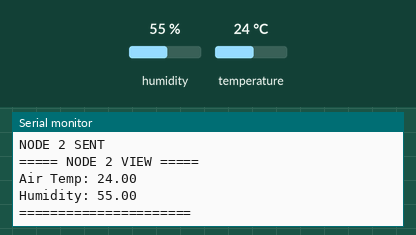
Recording of a program running on a simulated ESP32. On the bench: the last lines printed to the serial monitor. The inputs (shaded band) are chosen by the test bench; at power-on: humidity 55 %, temperature 24 °C.

Above: at 1.2 s.
1.3 s: humidity set to 22 %
2.8 s: temperature set to 12 °C
At 4.2 s:
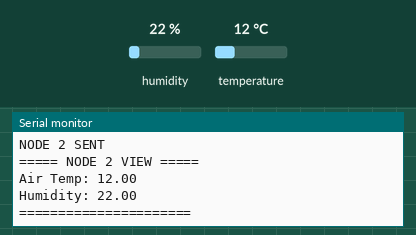
4.3 s: humidity set to 40 %
At 9.3 s:
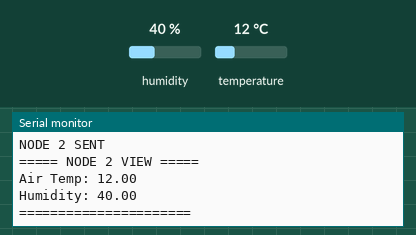

Measured:
- after the input at 2.8 s, the serial monitor: prints a new line after 1.3 s (image 1)
- after the input at 4.3 s, the serial monitor: prints a new line after 3.8 s (image 2)

The program:

main.cpp
```cpp
#include <Arduino.h>
#include <WiFi.h>
#include <esp_now.h>
#include <Wire.h>
#include <Adafruit_SHT31.h>

Adafruit_SHT31 sht;


uint8_t HELTEC1[] = {0x24,0x58,0x7C,0x5B,0x3C,0xA8};
uint8_t NODE1[]   = {0x44,0x17,0x93,0xE4,0xDE,0x90};
uint8_t NODE3[]   = {0xC8,0x2E,0x18,0xAC,0x52,0x34};

typedef struct {
  int node_id;
  float soil_moisture;
  float soil_temperature;
  float conductivity;
  float ph;
  float air_temperature;
  float humidity;
  float distance;
  uint8_t hop;
  uint8_t source_id;
} SensorData;

SensorData data;
SensorData n1, n3;

#if ESP_IDF_VERSION >= ESP_IDF_VERSION_VAL(5, 0, 0)
void OnRecv(const esp_now_recv_info_t *info, const uint8_t *d, int len) {
#else
void OnRecv(const uint8_t *mac, const uint8_t *d, int len) {
#endif
  SensorData in;
  memcpy(&in, d, sizeof(in));

  if (in.node_id == 1) n1 = in;
  if (in.node_id == 3) n3 = in;
}

void sendData() {
  if (esp_now_send(HELTEC1, (uint8_t*)&data, sizeof(data)) != ESP_OK) {
    esp_now_send(NODE1, (uint8_t*)&data, sizeof(data));
    esp_now_send(NODE3, (uint8_t*)&data, sizeof(data));
  }
  Serial.println("NODE 2 SENT");
}

void setup() {
  Serial.begin(115200);

  Wire.begin();
  sht.begin(0x44);

  WiFi.mode(WIFI_STA);
  esp_now_init();
  esp_now_register_recv_cb(OnRecv);

  esp_now_peer_info_t p{};
  memcpy(p.peer_addr, HELTEC1, 6); esp_now_add_peer(&p);
  memcpy(p.peer_addr, NODE1,   6); esp_now_add_peer(&p);
  memcpy(p.peer_addr, NODE3,   6); esp_now_add_peer(&p);

  data.node_id = 2;
  data.source_id = 2;
}

void loop() {
  data.air_temperature  = sht.readTemperature();
  data.humidity         = sht.readHumidity();

  data.soil_moisture    = 0;
  data.soil_temperature = 0;
  data.conductivity     = 0;
  data.ph               = 0;
  data.distance         = 0;
  data.hop              = 0;

  sendData();

  Serial.println("\n===== NODE 2 VIEW =====");
  Serial.print("Air Temp: "); Serial.println(data.air_temperature);
  Serial.print("Humidity: "); Serial.println(data.humidity);
  Serial.println("======================");

  delay(4000);
}

//END
//START
//X
```
